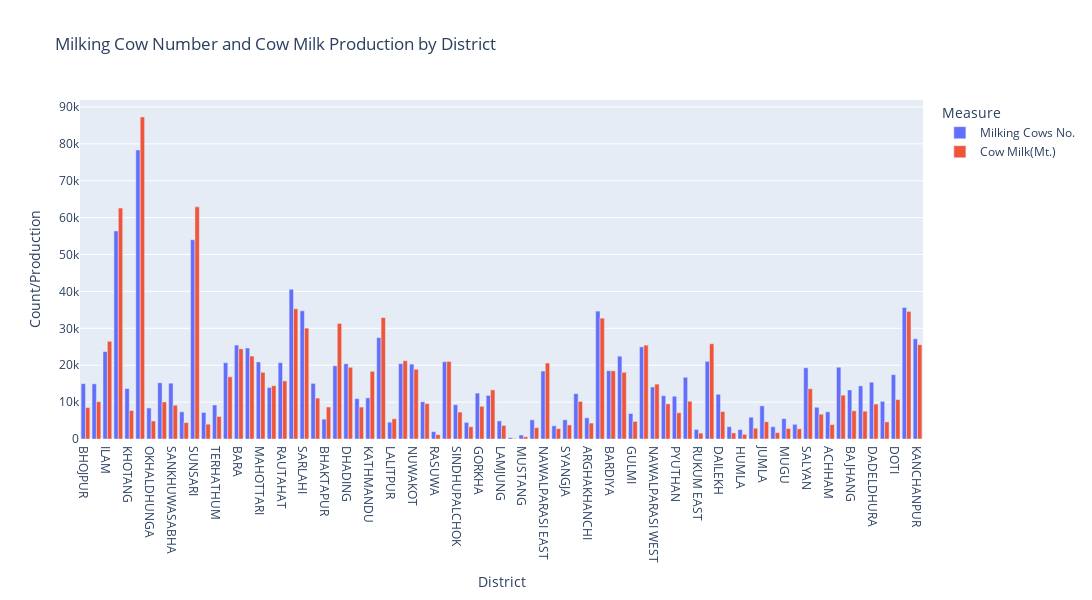

The cell this chart's notebook holds for it:
### Markdown cell above
## 4. visualize the datasets

### Code cell
#Lets visualize the data of milking cow no and cow milk production by district
# Select the columns to plot
selected_columns = df1[['District', 'Milking Cows No.', 'Cow Milk(Mt.)']]
# Melt the DataFrame
df_melted = pd.melt(selected_columns, id_vars=['District'], value_vars=[ 'Milking Cows No.', 'Cow Milk(Mt.)'],
                    var_name='Measure', value_name='Value')
# Create a bar plot
fig = px.bar(df_melted, x='District', y='Value', color='Measure', barmode='group',
             title='Milking Cow Number and Cow Milk Production by District',
             labels={'District': 'District', 'Value': 'Count/Production'},height=600, width=3000)

# Show the plot
fig.show()

### Figure 1 — Plotly figure (JSON) as saved in the notebook; plotly's stock layout.template omitted (floating-point values rounded to 4 significant figures)
{"data": [{"alignmentgroup": "True", "hovertemplate": "Measure=Milking Cows No.<br>District=%{x}<br>Count/Production=%{y}<extra></extra>", "legendgroup": "Milking Cows No.", "marker": {"color": "#636efa", "pattern": {"shape": ""}}, "name": "Milking Cows No.", "offsetgroup": "Milking Cows No.", "orientation": "v", "showlegend": true, "textposition": "auto", "type": "bar", "x": ["BHOJPUR", "DHANKUTA", "ILAM", "JHAPA", "KHOTANG", "MORANG", "OKHALDHUNGA", "PANCHTHAR", "SANKHUWASABHA", "SOLUKHUMBU", "SUNSARI", "TAPLEJUNG", "TERHATHUM", "UDAYAPUR", "BARA", "DHANUSHA", "MAHOTTARI", "PARSA", "RAUTAHAT", "SAPTARI", "SARLAHI", "SIRAHA", "BHAKTAPUR", "CHITWAN", "DHADING", "DOLAKHA", "KATHMANDU", "KABHREPALAN- CHOK", "LALITPUR", "MAKWANPUR", "NUWAKOT", "RAMECHHAP", "RASUWA", "SINDHULI", "SINDHUPALCHOK", "BAGLUNG", "GORKHA", "KASKI", "LAMJUNG", "MANANG", "MUSTANG", "MYAGDI", "NAWALPARASI EAST", "PARBAT", "SYANGJA", "TANAHUN", "ARGHAKHANCHI", "BANKE", "BARDIYA", "DANG", "GULMI", "KAPILBASTU", "NAWALPARASI WEST", "PALPA", "PYUTHAN", "ROLPA", "RUKUM EAST", "RUPANDEHI", "DAILEKH", "DOLPA", "HUMLA", "JAJARKOT", "JUMLA", "KALIKOT", "MUGU", "RUKUM WEST", "SALYAN", "SURKHET", "ACHHAM", "BAITADI", "BAJHANG", "BAJURA", "DADELDHURA", "DARCHULA", "DOTI", "KAILALI", "KANCHANPUR"], "xaxis": "x", "y": [15006, 14951, 23707, 56405, 13680, 78354, 8396, 15248, 15133, 7372, 54002, 7207, 9218, 20675, 25455, 24656, 20893, 13962, 20698, 40567, 34731, 15077, 5379, 19853, 20394, 10936, 11150, 27476, 4561, 20429, 20283, 10084, 2005, 20939, 9303, 4511, 12440, 11831, 4901, 367, 1075, 5199, 18421, 3581, 5204, 12300, 5741, 34665, 18516, 22450, 6910, 24975, 14107, 11738, 11588, 16735, 2590, 21048, 12126, 3333, 2554, 5914, 8977, 3334, 5523, 3980, 19307, 8602, 7375, 19448, 13292, 14399, 15392, 10199, 17447, 35617, 27164], "yaxis": "y"}, {"alignmentgroup": "True", "hovertemplate": "Measure=Cow Milk(Mt.)<br>District=%{x}<br>Count/Production=%{y}<extra></extra>", "legendgroup": "Cow Milk(Mt.)", "marker": {"color": "#EF553B", "pattern": {"shape": ""}}, "name": "Cow Milk(Mt.)", "offsetgroup": "Cow Milk(Mt.)", "orientation": "v", "showlegend": true, "textposition": "auto", "type": "bar", "x": ["BHOJPUR", "DHANKUTA", "ILAM", "JHAPA", "KHOTANG", "MORANG", "OKHALDHUNGA", "PANCHTHAR", "SANKHUWASABHA", "SOLUKHUMBU", "SUNSARI", "TAPLEJUNG", "TERHATHUM", "UDAYAPUR", "BARA", "DHANUSHA", "MAHOTTARI", "PARSA", "RAUTAHAT", "SAPTARI", "SARLAHI", "SIRAHA", "BHAKTAPUR", "CHITWAN", "DHADING", "DOLAKHA", "KATHMANDU", "KABHREPALAN- CHOK", "LALITPUR", "MAKWANPUR", "NUWAKOT", "RAMECHHAP", "RASUWA", "SINDHULI", "SINDHUPALCHOK", "BAGLUNG", "GORKHA", "KASKI", "LAMJUNG", "MANANG", "MUSTANG", "MYAGDI", "NAWALPARASI EAST", "PARBAT", "SYANGJA", "TANAHUN", "ARGHAKHANCHI", "BANKE", "BARDIYA", "DANG", "GULMI", "KAPILBASTU", "NAWALPARASI WEST", "PALPA", "PYUTHAN", "ROLPA", "RUKUM EAST", "RUPANDEHI", "DAILEKH", "DOLPA", "HUMLA", "JAJARKOT", "JUMLA", "KALIKOT", "MUGU", "RUKUM WEST", "SALYAN", "SURKHET", "ACHHAM", "BAITADI", "BAJHANG", "BAJURA", "DADELDHURA", "DARCHULA", "DOTI", "KAILALI", "KANCHANPUR"], "xaxis": "x", "y": [8543, 10117, 26483, 62578, 7716, 87290, 4890, 10050, 9160, 4449, 62917, 4025, 6103, 16861, 24445, 22476, 18071, 14443, 15741, 35271, 30042, 11102, 8678, 31328, 19438, 8662, 18348, 32906, 5478, 21223, 18898, 9592, 1187, 21021, 7294, 3320, 8860, 13312, 3662, 168, 610, 3077, 20579, 2797, 3819, 10175, 4329, 32754, 18487, 18089, 4775, 25436, 14880, 9527, 7112, 10231, 1588, 25820, 7451, 1645, 1261, 2920, 4676, 1724, 2856, 2764, 13622, 6722, 3908, 11886, 7643, 7537, 9476, 4639, 10687, 34589, 25573], "yaxis": "y"}], "layout": {"barmode": "group", "height": 600, "legend": {"title": {"text": "Measure"}, "tracegroupgap": 0}, "title": {"text": "Milking Cow Number and Cow Milk Production by District"}, "width": 3000, "xaxis": {"anchor": "y", "domain": [0, 1], "title": {"text": "District"}}, "yaxis": {"anchor": "x", "domain": [0, 1], "title": {"text": "Count/Production"}}}}
